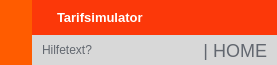
        <widget class="QFrame" name="frame_top">
         <property name="minimumSize">
          <size>
           <width>0</width>
           <height>65</height>
          </size>
         </property>
         <property name="maximumSize">
          <size>
           <width>16777215</width>
           <height>65</height>
          </size>
         </property>
         <property name="styleSheet">
          <string notr="true">background-color: transparent;</string>
         </property>
         <property name="frameShape">
          <enum>QFrame::NoFrame</enum>
         </property>
         <property name="frameShadow">
          <enum>QFrame::Raised</enum>
         </property>
         <layout class="QHBoxLayout" name="horizontalLayout_3">
          <property name="spacing">
           <number>0</number>
          </property>
          <property name="leftMargin">
           <number>0</number>
          </property>
          <property name="topMargin">
           <number>0</number>
          </property>
          <property name="rightMargin">
           <number>0</number>
          </property>
          <property name="bottomMargin">
           <number>0</number>
          </property>
          <item>
           <widget class="QFrame" name="frame_toggle">
            <property name="maximumSize">
             <size>
              <width>70</width>
              <height>16777215</height>
             </size>
            </property>
            <property name="styleSheet">
             <string notr="true">background-color: rgb(255, 74, 38);</string>
            </property>
            <property name="frameShape">
             <enum>QFrame::NoFrame</enum>
            </property>
            <property name="frameShadow">
             <enum>QFrame::Raised</enum>
            </property>
            <layout class="QVBoxLayout" name="verticalLayout_3">
             <property name="spacing">
              <number>0</number>
             </property>
             <property name="leftMargin">
              <number>0</number>
             </property>
             <property name="topMargin">
              <number>0</number>
             </property>
             <property name="rightMargin">
              <number>0</number>
             </property>
             <property name="bottomMargin">
              <number>0</number>
             </property>
             <item>
              <widget class="QPushButton" name="btn_tgl_menu">
               <property name="sizePolicy">
                <sizepolicy hsizetype="Expanding" vsizetype="Expanding">
                 <horstretch>0</horstretch>
                 <verstretch>0</verstretch>
                </sizepolicy>
               </property>
               <property name="styleSheet">
                <string notr="true">QPushButton {
	background-image: url(:/24x24/icons/24x24/cil-menu.png);
	background-position: center;
	background-repeat: no-reperat;
	border: none;
	background-color: rgb(255,92,0);
}
QPushButton:hover {
	background-color: rgb(255, 74, 38);
}
QPushButton:pressed {	
	background-color: rgb(255,205,136);
}</string>
               </property>
               <property name="text">
                <string/>
               </property>
              </widget>
             </item>
            </layout>
           </widget>
          </item>
          <item>
           <widget class="QFrame" name="frame_top_right">
            <property name="styleSheet">
             <string notr="true">background: transparent;</string>
            </property>
            <property name="frameShape">
             <enum>QFrame::NoFrame</enum>
            </property>
            <property name="frameShadow">
             <enum>QFrame::Raised</enum>
            </property>
            <layout class="QVBoxLayout" name="verticalLayout_2">
             <property name="spacing">
              <number>0</number>
             </property>
             <property name="leftMargin">
              <number>0</number>
             </property>
             <property name="topMargin">
              <number>0</number>
             </property>
             <property name="rightMargin">
              <number>0</number>
             </property>
             <property name="bottomMargin">
              <number>0</number>
             </property>
             <item>
              <widget class="QFrame" name="frame_top_btns">
               <property name="maximumSize">
                <size>
                 <width>16777215</width>
                 <height>42</height>
                </size>
               </property>
               <property name="styleSheet">
                <string notr="true">background-color: rgba(255, 74, 38, 200)
</string>
               </property>
               <property name="frameShape">
                <enum>QFrame::NoFrame</enum>
               </property>
               <property name="frameShadow">
                <enum>QFrame::Raised</enum>
               </property>
               <layout class="QHBoxLayout" name="horizontalLayout_4">
                <property name="spacing">
                 <number>0</number>
                </property>
                <property name="leftMargin">
                 <number>0</number>
                </property>
                <property name="topMargin">
                 <number>0</number>
                </property>
                <property name="rightMargin">
                 <number>0</number>
                </property>
                <property name="bottomMargin">
                 <number>0</number>
                </property>
                <item>
                 <widget class="QFrame" name="frame_label_top_btns">
                  <property name="sizePolicy">
                   <sizepolicy hsizetype="Expanding" vsizetype="Preferred">
                    <horstretch>0</horstretch>
                    <verstretch>0</verstretch>
                   </sizepolicy>
                  </property>
                  <property name="styleSheet">
                   <string notr="true">background-color: rgb(252,56,9); transparent</string>
                  </property>
                  <property name="frameShape">
                   <enum>QFrame::NoFrame</enum>
                  </property>
                  <property name="frameShadow">
                   <enum>QFrame::Raised</enum>
                  </property>
                  <layout class="QHBoxLayout" name="horizontalLayout_10">
                   <property name="spacing">
                    <number>0</number>
                   </property>
                   <property name="leftMargin">
                    <number>5</number>
                   </property>
                   <property name="topMargin">
                    <number>0</number>
                   </property>
                   <property name="rightMargin">
                    <number>10</number>
                   </property>
                   <property name="bottomMargin">
                    <number>0</number>
                   </property>
                   <item>
                    <widget class="QLabel" name="label_2">
                     <property name="maximumSize">
                      <size>
                       <width>130</width>
                       <height>30</height>
                      </size>
                     </property>
                     <property name="font">
                      <font>
                       <family>Niagara Solid</family>
                      </font>
                     </property>
                     <property name="styleSheet">
                      <string notr="true"/>
                     </property>
                     <property name="text">
                      <string/>
                     </property>
                     <property name="pixmap">
                      <pixmap>C:/Users/Andreas/.designer/backup/Visuals/Wien_Energie_Logo.png</pixmap>
                     </property>
                     <property name="scaledContents">
                      <bool>true</bool>
                     </property>
                    </widget>
                   </item>
                   <item>
                    <widget class="QLabel" name="label_title_bar_top">
                     <property name="font">
                      <font>
                       <family>Segoe UI</family>
                       <pointsize>10</pointsize>
                       <weight>75</weight>
                       <bold>true</bold>
                      </font>
                     </property>
                     <property name="styleSheet">
                      <string notr="true">background: transparent;
background-color: rgb(252,56,9);
color: rgb(255,255,255);
padding-left: 10px;</string>
                     </property>
                     <property name="text">
                      <string>&lt;html&gt;&lt;head/&gt;&lt;body&gt;&lt;p&gt;&lt;span style=&quot; color:#ffffff;&quot;&gt;	Tarifsimulator&lt;/span&gt;&lt;/p&gt;&lt;/body&gt;&lt;/html&gt;</string>
                     </property>
                    </widget>
                   </item>
                  </layout>
                 </widget>
                </item>
                <item alignment="Qt::AlignRight">
                 <widget class="QFrame" name="frame_btns_right">
                  <property name="sizePolicy">
                   <sizepolicy hsizetype="Expanding" vsizetype="Preferred">
                    <horstretch>0</horstretch>
                    <verstretch>0</verstretch>
                   </sizepolicy>
                  </property>
                  <property name="maximumSize">
                   <size>
                    <width>120</width>
                    <height>16777215</height>
                   </size>
                  </property>
                  <property name="frameShape">
                   <enum>QFrame::NoFrame</enum>
                  </property>
                  <property name="frameShadow">
                   <enum>QFrame::Raised</enum>
                  </property>
                  <layout class="QHBoxLayout" name="horizontalLayout_5">
                   <property name="spacing">
                    <number>0</number>
                   </property>
                   <property name="leftMargin">
                    <number>0</number>
                   </property>
                   <property name="topMargin">
                    <number>0</number>
                   </property>
                   <property name="rightMargin">
                    <number>0</number>
                   </property>
                   <property name="bottomMargin">
                    <number>0</number>
                   </property>
                   <item>
                    <widget class="QPushButton" name="btn_minimize">
                     <property name="sizePolicy">
                      <sizepolicy hsizetype="Minimum" vsizetype="Expanding">
                       <horstretch>0</horstretch>
                       <verstretch>0</verstretch>
                      </sizepolicy>
                     </property>
                     <property name="minimumSize">
                      <size>
                       <width>40</width>
                       <height>0</height>
                      </size>
                     </property>
                     <property name="maximumSize">
                      <size>
                       <width>40</width>
                       <height>16777215</height>
                      </size>
                     </property>
                     <property name="toolTip">
                      <string>Minimize</string>
                     </property>
                     <property name="styleSheet">
                      <string notr="true">QPushButton {	
	border: none;
	background-color: transparent;
	background-color: rgb(252,56,9);
}
QPushButton:hover {
	background-color: rgb(255,92,0);
}
QPushButton:pressed {	
	background-color: rgb(255,205,136);
}</string>
                     </property>
                     <property name="text">
                      <string/>
                     </property>
                     <property name="icon">
                      <iconset>
                       <normaloff>:/16x16/icons/16x16/cil-window-minimize.png</normaloff>:/16x16/icons/16x16/cil-window-minimize.png</iconset>
                     </property>
                    </widget>
                   </item>
                   <item>
                    <widget class="QPushButton" name="btn_maximise_restore">
                     <property name="sizePolicy">
                      <sizepolicy hsizetype="Minimum" vsizetype="Expanding">
                       <horstretch>0</horstretch>
                       <verstretch>0</verstretch>
                      </sizepolicy>
                     </property>
                     <property name="minimumSize">
                      <size>
                       <width>40</width>
                       <height>0</height>
                      </size>
                     </property>
                     <property name="maximumSize">
                      <size>
                       <width>40</width>
                       <height>16777215</height>
                      </size>
                     </property>
                     <property name="toolTip">
                      <string>Maximize</string>
                     </property>
                     <property name="styleSheet">
                      <string notr="true">QPushButton {	
	border: none;
	background-color: transparent;
	background-color: rgb(252,56,9);
}
QPushButton:hover {
	background-color: rgb(255,92,0);
}
QPushButton:pressed {	
	background-color: rgb(255,205,136);
}</string>
                     </property>
                     <property name="text">
                      <string/>
                     </property>
                     <property name="icon">
                      <iconset>
                       <normaloff>:/16x16/icons/16x16/cil-window-maximize.png</normaloff>:/16x16/icons/16x16/cil-window-maximize.png</iconset>
                     </property>
                    </widget>
                   </item>
                   <item>
                    <widget class="QPushButton" name="btn_close">
                     <property name="sizePolicy">
                      <sizepolicy hsizetype="Minimum" vsizetype="Expanding">
                       <horstretch>0</horstretch>
                       <verstretch>0</verstretch>
                      </sizepolicy>
                     </property>
                     <property name="minimumSize">
                      <size>
                       <width>40</width>
                       <height>0</height>
                      </size>
                     </property>
                     <property name="maximumSize">
                      <size>
                       <width>40</width>
                       <height>16777215</height>
                      </size>
                     </property>
                     <property name="toolTip">
                      <string>Close</string>
                     </property>
                     <property name="styleSheet">
                      <string notr="true">QPushButton {	
	border: none;
	background-color: transparent;
	background-color: rgb(252,56,9);
}
QPushButton:hover {
	background-color: rgb(255,92,0);
}
QPushButton:pressed {	
	background-color: rgb(255,205,136);
}</string>
                     </property>
                     <property name="text">
                      <string/>
                     </property>
                     <property name="icon">
                      <iconset>
                       <normaloff>:/16x16/icons/16x16/cil-x.png</normaloff>:/16x16/icons/16x16/cil-x.png</iconset>
                     </property>
                    </widget>
                   </item>
                  </layout>
                 </widget>
                </item>
               </layout>
              </widget>
             </item>
             <item>
              <widget class="QFrame" name="frame_top_info">
               <property name="minimumSize">
                <size>
                 <width>0</width>
                 <height>30</height>
                </size>
               </property>
               <property name="maximumSize">
                <size>
                 <width>16777215</width>
                 <height>65</height>
                </size>
               </property>
               <property name="styleSheet">
                <string notr="true">background-color: rgb(216, 216, 216);</string>
               </property>
               <property name="frameShape">
                <enum>QFrame::NoFrame</enum>
               </property>
               <property name="frameShadow">
                <enum>QFrame::Raised</enum>
               </property>
               <layout class="QHBoxLayout" name="horizontalLayout_8">
                <property name="spacing">
                 <number>0</number>
                </property>
                <property name="leftMargin">
                 <number>10</number>
                </property>
                <property name="topMargin">
                 <number>0</number>
                </property>
                <property name="rightMargin">
                 <number>10</number>
                </property>
                <property name="bottomMargin">
                 <number>0</number>
                </property>
                <item>
                 <widget class="QLabel" name="label_top_info_1">
                  <property name="maximumSize">
                   <size>
                    <width>16777215</width>
                    <height>15</height>
                   </size>
                  </property>
                  <property name="font">
                   <font>
                    <family>Segoe UI</family>
                   </font>
                  </property>
                  <property name="styleSheet">
                   <string notr="true">color: rgb(98, 103, 111); </string>
                  </property>
                  <property name="text">
                   <string>Hilfetext?</string>
                  </property>
                 </widget>
                </item>
                <item>
                 <widget class="QLabel" name="label_top_info_2">
                  <property name="minimumSize">
                   <size>
                    <width>0</width>
                    <height>0</height>
                   </size>
                  </property>
                  <property name="maximumSize">
                   <size>
                    <width>250</width>
                    <height>20</height>
                   </size>
                  </property>
                  <property name="font">
                   <font>
                    <pointsize>-1</pointsize>
                   </font>
                  </property>
                  <property name="styleSheet">
                   <string notr="true">color: rgb(98, 103, 111);
font-size: 18px;</string>
                  </property>
                  <property name="text">
                   <string>| HOME</string>
                  </property>
                  <property name="alignment">
                   <set>Qt::AlignRight|Qt::AlignTrailing|Qt::AlignVCenter</set>
                  </property>
                 </widget>
                </item>
               </layout>
              </widget>
             </item>
            </layout>
           </widget>
          </item>
         </layout>
        </widget>
